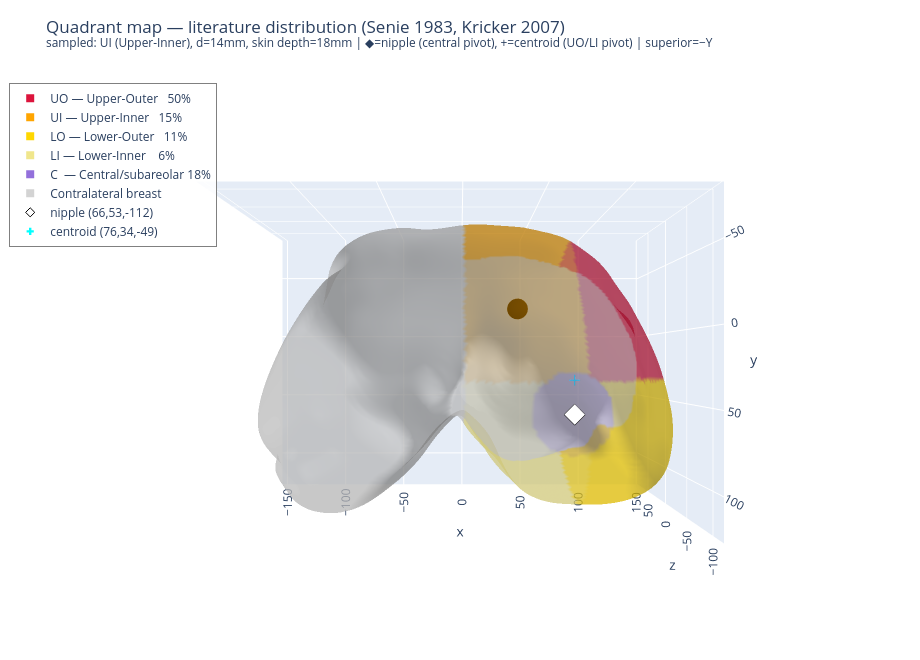

Source (notebook cell):
### Markdown cell above
## 5 · Tumour-location prior — quadrant distribution & synthetic placement

Breast cancer concentrates heavily in the **upper-outer quadrant**, but NOT exclusively — using it as the only synthetic location over-represents one region and biases the inverse test.

**Literature quadrant probabilities** (Senie et al. *Am J Epidemiol* 1983; Kricker et al. *Breast Cancer Res Treat* 2007; Chung et al. *Anticancer Res* 2005):

| Quadrant | Abbrev | Probability |
|---|---|---|
| Upper-outer | UO | 50 % |
| Central / subareolar | C | 18 % |
| Upper-inner | UI | 15 % |
| Lower-outer | LO | 11 % |
| Lower-inner | LI | 6 % |

**Depth from skin surface** (Gautherie & Gros *Radiology* 1980; Ng & Sudharsan *Proc IMechE H* 2001; Kandlikar 2020): thermographically detectable tumours lie **5–25 mm** below the skin. Deeper tumours produce a surface signal below the noise floor of IR (~0.1 °C).

**Axis orientation** — Y points inferiorly (grid_sample y=−1 → top row of thermogram = superior). So *upper = smaller Y*, *outer = away from the lateral midline* (flips per breast). Depth **Z** runs anterior (low) → posterior (high); chest wall is at high Z.

### Code cell
# ── Literature quadrant distribution ──────────────────────────────────────────
# Senie et al. Am J Epidemiol 1983; Kricker et al. Breast Cancer Res Treat 2007
QUAD_DIST  = {'UO': 0.50, 'C': 0.18, 'UI': 0.15, 'LO': 0.11, 'LI': 0.06}
QUAD_NAMES = {'UO': 'Upper-Outer', 'UI': 'Upper-Inner',
              'LO': 'Lower-Outer', 'LI': 'Lower-Inner', 'C': 'Central/subareolar'}

# ── Quadrant classifier (per-breast, Z-slab skin mask) ────────────────────────
def quadrants(geo):
    sp  = geo['surface_pts']
    _z  = sp[:, 2]; _z0, _z1 = float(_z.min()), float(_z.max())
    skin = _z < (_z0 + (1.0 - R.CHEST_WALL_FRAC) * (_z1 - _z0))

    Tm    = geo['T_measured']
    x_mid = float(sp[:, 0].mean())
    hot   = int(np.argmax(np.where(skin, Tm, -1e9)))
    side_pos = bool(sp[hot, 0] > x_mid)

    side   = (sp[:, 0] > x_mid) if side_pos else (sp[:, 0] < x_mid)
    breast = skin & side
    c      = sp[breast].mean(0)   # affected-breast centroid — used for UO/UI/LO/LI axes

    outer = (sp[:, 0] > c[0]) if side_pos else (sp[:, 0] < c[0])
    upper = sp[:, 1] < c[1]      # superior = SMALLER Y (grid_sample y=-1 → top row = superior)

    # Central/subareolar = within 25 mm of the NIPPLE.
    # The nipple is the most anterior (lowest Z) vertex on the affected breast skin.
    #
    # BUG FIXED: previously used dist_c = dist from breast CENTROID. The centroid of
    # a surface point cloud sits inside the breast volume, ~30-50 mm from any surface
    # vertex, so (dist_c < 25mm) was always False → C = 0 verts → all C draws fell
    # back to UO, silently biasing the distribution to 68% UO instead of 50%.
    breast_sp  = sp[breast]
    nipple_pt  = breast_sp[np.argmin(breast_sp[:, 2])]   # lowest Z = most anterior
    dist_nipple = np.linalg.norm(sp - nipple_pt, axis=1)
    central = breast & (dist_nipple < 25.0)

    code = np.full(len(sp), 'other', dtype=object)
    code[breast &  upper &  outer & ~central] = 'UO'
    code[breast &  upper & ~outer & ~central] = 'UI'
    code[breast & ~upper &  outer & ~central] = 'LO'
    code[breast & ~upper & ~outer & ~central] = 'LI'
    code[central]                             = 'C'
    return code, c, nipple_pt, x_mid, side_pos

qcode, c_aff, nipple_pt, x_mid, side_pos = quadrants(geo)

print(f'Affected breast : {"+" if side_pos else "-"}X of midline')
print(f'Breast centroid  (UO/UI/LO/LI axes): '
      f'x={c_aff[0]:.0f}  y={c_aff[1]:.0f}  z={c_aff[2]:.0f} mm')
print(f'Nipple proxy (min-Z of skin)        : '
      f'x={nipple_pt[0]:.0f}  y={nipple_pt[1]:.0f}  z={nipple_pt[2]:.0f} mm')
print(f'  → outer = X {">" if side_pos else "<"} {c_aff[0]:.0f} mm  (away from sternum)')
print(f'  → upper = Y < {c_aff[1]:.0f} mm  (superior = smaller Y)')
print(f'  → central = within 25 mm of nipple')
print()
for lbl in ['UO','UI','LO','LI','C']:
    print(f'  {lbl:2s} ({QUAD_NAMES[lbl]:20s}): {int((qcode==lbl).sum()):5d} verts  '
          f'[literature: {QUAD_DIST[lbl]*100:.0f}%]')

# ── Literature-based synthetic tumour placement ────────────────────────────────
def plant_synthetic_tumor(geo, qcode, c_aff, rng=None):
    if rng is None:
        rng = np.random.default_rng()
    sp  = geo['surface_pts']
    nrm = geo['vertex_normals']

    labels = list(QUAD_DIST.keys())
    probs  = [QUAD_DIST[l] for l in labels]
    chosen = rng.choice(labels, p=probs)

    mask = (qcode == chosen)
    if mask.sum() < 10:
        chosen = 'UO'; mask = (qcode == 'UO')

    patch_pts = sp[mask];  patch_nrm = nrm[mask]
    c_surf    = patch_pts.mean(0)
    inward    = -patch_nrm.mean(0)
    inward   /= np.linalg.norm(inward) + 1e-9

    d_mm      = float(rng.uniform(10.0, 20.0))
    skin_clr  = float(rng.uniform(5.0,  20.0))
    depth     = d_mm / 2.0 + skin_clr
    pt        = c_surf + depth * inward

    return (dict(x_t_mm=float(pt[0]), y_t_mm=float(pt[1]),
                 z_t_mm=float(pt[2]), d_mm=d_mm),
            chosen, skin_clr)

rng   = np.random.default_rng(42)
plant, chosen_quad, skin_clr = plant_synthetic_tumor(geo, qcode, c_aff, rng)
print(f'\nSynthetic tumour:')
print(f'  Quadrant   : {chosen_quad} — {QUAD_NAMES[chosen_quad]}  (p={QUAD_DIST[chosen_quad]*100:.0f}%)')
print(f'  Diameter   : {plant["d_mm"]:.1f} mm')
print(f'  Skin depth : {skin_clr:.1f} mm')
print(f'  Position   : x={plant["x_t_mm"]:.1f}  y={plant["y_t_mm"]:.1f}  z={plant["z_t_mm"]:.1f} mm')

# Axis check: verify the planted point actually belongs to the claimed quadrant
pt = np.array([plant['x_t_mm'], plant['y_t_mm'], plant['z_t_mm']])
is_outer = (pt[0] > c_aff[0]) if side_pos else (pt[0] < c_aff[0])
is_upper = pt[1] < c_aff[1]
dist_nip = np.linalg.norm(pt - nipple_pt)
expected = {
    'UO': is_upper and is_outer and dist_nip >= 25,
    'UI': is_upper and not is_outer and dist_nip >= 25,
    'LO': not is_upper and is_outer and dist_nip >= 25,
    'LI': not is_upper and not is_outer and dist_nip >= 25,
    'C':  dist_nip < 25,
}
ok = expected.get(chosen_quad, False)
print(f'\n  Axis check: {"upper" if is_upper else "lower"} / '
      f'{"outer" if is_outer else "inner"} / '
      f'dist_nipple={dist_nip:.0f}mm → '
      f'{"✓ matches " + chosen_quad if ok else "⚠ MISMATCH — planted point not in " + chosen_quad}')

# ── Visualisation ─────────────────────────────────────────────────────────────
palette = {'UO':'crimson','UI':'orange','LO':'gold','LI':'khaki',
           'C':'mediumpurple','other':'lightgray'}
vcol = np.array([palette[q] for q in qcode], dtype=object)

fig = go.Figure(go.Mesh3d(
    x=sp[:,0], y=sp[:,1], z=sp[:,2], i=faces[:,0], j=faces[:,1], k=faces[:,2],
    vertexcolor=vcol, flatshading=False, opacity=0.5,
    lighting=dict(ambient=0.6, diffuse=0.8), showscale=False, name=''))

for color, label in [('crimson',      'UO — Upper-Outer   50%'),
                     ('orange',       'UI — Upper-Inner   15%'),
                     ('gold',         'LO — Lower-Outer   11%'),
                     ('khaki',        'LI — Lower-Inner    6%'),
                     ('mediumpurple', 'C  — Central/subareolar 18%'),
                     ('lightgray',    'Contralateral breast')]:
    fig.add_trace(go.Scatter3d(x=[None], y=[None], z=[None], mode='markers',
                               marker=dict(size=8, color=color, symbol='square'),
                               name=label))

# Reference points for visual verification
fig.add_trace(go.Scatter3d(
    x=[nipple_pt[0]], y=[nipple_pt[1]], z=[nipple_pt[2]], mode='markers',
    marker=dict(size=7, color='white', symbol='diamond', line=dict(color='black', width=1)),
    name=f'nipple ({nipple_pt[0]:.0f},{nipple_pt[1]:.0f},{nipple_pt[2]:.0f})'))
fig.add_trace(go.Scatter3d(
    x=[c_aff[0]], y=[c_aff[1]], z=[c_aff[2]], mode='markers',
    marker=dict(size=6, color='cyan', symbol='cross'),
    name=f'centroid ({c_aff[0]:.0f},{c_aff[1]:.0f},{c_aff[2]:.0f})'))

plant_pt = [plant['x_t_mm'], plant['y_t_mm'], plant['z_t_mm']]
fig.add_trace(sphere_mesh(plant_pt, plant['d_mm']/2.0, 'black',
                          name=f'synthetic tumour ({chosen_quad}, d={plant["d_mm"]:.0f}mm)'))
fig.update_layout(
    title=(f'Quadrant map — literature distribution (Senie 1983, Kricker 2007)<br>'
           f'<sup>sampled: {chosen_quad} ({QUAD_NAMES[chosen_quad]}), '
           f'd={plant["d_mm"]:.0f}mm, skin depth={skin_clr:.0f}mm | '
           f'◆=nipple (central pivot), +=centroid (UO/LI pivot) | superior=−Y</sup>'),
    scene=dict(aspectmode='data', camera=ANT_CAM),
    legend=dict(x=0.01, y=0.97, bgcolor='rgba(255,255,255,0.85)',
                bordercolor='gray', borderwidth=1),
    height=660, width=920, margin=dict(l=0, r=0, t=65, b=0))
fig.write_html(str(R.RESULTS_DIR / f'{pid}_quadrant_map.html'))
fig.show()

### Figure 1 — Plotly figure (JSON) as saved in the notebook; plotly's stock layout.template omitted (floating-point values rounded to 4 significant figures; data arrays with more than 128 entries replaced by an {"elided": "..."} marker saying what was removed)
{"data": [{"flatshading": false, "i": {"elided": "76820 int values"}, "j": {"elided": "76820 int values"}, "k": {"elided": "76820 int values"}, "lighting": {"ambient": 0.6, "diffuse": 0.8}, "name": "", "opacity": 0.5, "showscale": false, "type": "mesh3d", "vertexcolor": {"elided": "38412 str values"}, "x": {"elided": "38412 float values"}, "y": {"elided": "38412 float values"}, "z": {"elided": "38412 float values"}}, {"marker": {"color": "crimson", "size": 8, "symbol": "square"}, "mode": "markers", "name": "UO — Upper-Outer   50%", "type": "scatter3d", "x": [null], "y": [null], "z": [null]}, {"marker": {"color": "orange", "size": 8, "symbol": "square"}, "mode": "markers", "name": "UI — Upper-Inner   15%", "type": "scatter3d", "x": [null], "y": [null], "z": [null]}, {"marker": {"color": "gold", "size": 8, "symbol": "square"}, "mode": "markers", "name": "LO — Lower-Outer   11%", "type": "scatter3d", "x": [null], "y": [null], "z": [null]}, {"marker": {"color": "khaki", "size": 8, "symbol": "square"}, "mode": "markers", "name": "LI — Lower-Inner    6%", "type": "scatter3d", "x": [null], "y": [null], "z": [null]}, {"marker": {"color": "mediumpurple", "size": 8, "symbol": "square"}, "mode": "markers", "name": "C  — Central/subareolar 18%", "type": "scatter3d", "x": [null], "y": [null], "z": [null]}, {"marker": {"color": "lightgray", "size": 8, "symbol": "square"}, "mode": "markers", "name": "Contralateral breast", "type": "scatter3d", "x": [null], "y": [null], "z": [null]}, {"marker": {"color": "white", "line": {"color": "black", "width": 1}, "size": 7, "symbol": "diamond"}, "mode": "markers", "name": "nipple (66,53,-112)", "type": "scatter3d", "x": [65.55], "y": [52.71], "z": [-112.2]}, {"marker": {"color": "cyan", "size": 6, "symbol": "cross"}, "mode": "markers", "name": "centroid (76,34,-49)", "type": "scatter3d", "x": [75.65], "y": [34.12], "z": [-48.6]}, {"alphahull": 0, "color": "black", "flatshading": true, "name": "synthetic tumour (UI, d=14mm)", "opacity": 1, "showscale": false, "type": "mesh3d", "x": {"elided": "484 float values"}, "y": {"elided": "484 float values"}, "z": {"elided": "484 float values"}}], "layout": {"height": 660, "legend": {"bgcolor": "rgba(255,255,255,0.85)", "bordercolor": "gray", "borderwidth": 1, "x": 0.01, "y": 0.97}, "margin": {"b": 0, "l": 0, "r": 0, "t": 65}, "scene": {"aspectmode": "data", "camera": {"eye": {"x": 0, "y": 0, "z": -2.2}, "up": {"x": 0, "y": -1, "z": 0}}}, "title": {"text": "Quadrant map — literature distribution (Senie 1983, Kricker 2007)<br><sup>sampled: UI (Upper-Inner), d=14mm, skin depth=18mm | ◆=nipple (central pivot), +=centroid (UO/LI pivot) | superior=−Y</sup>"}, "width": 920}}
